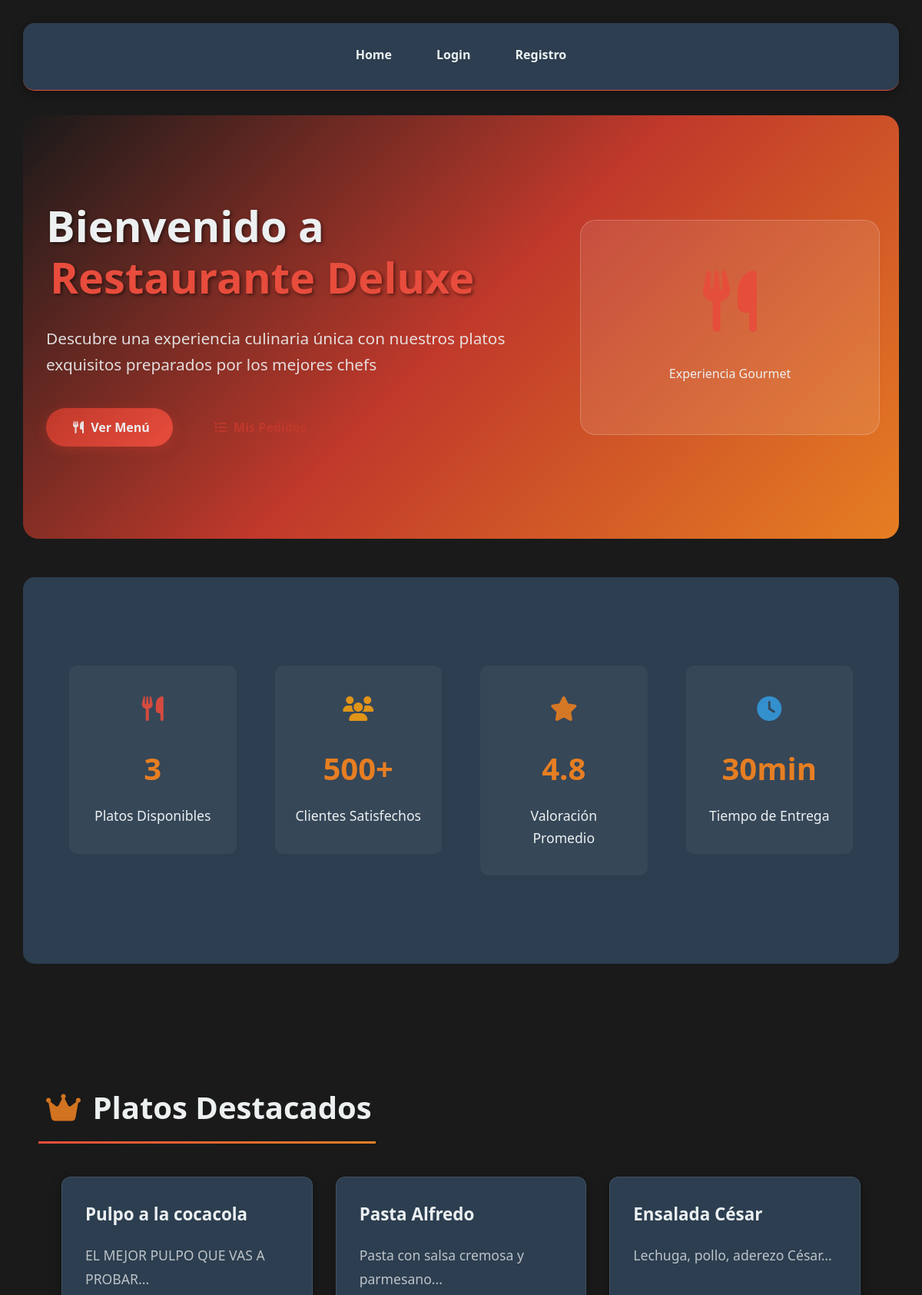
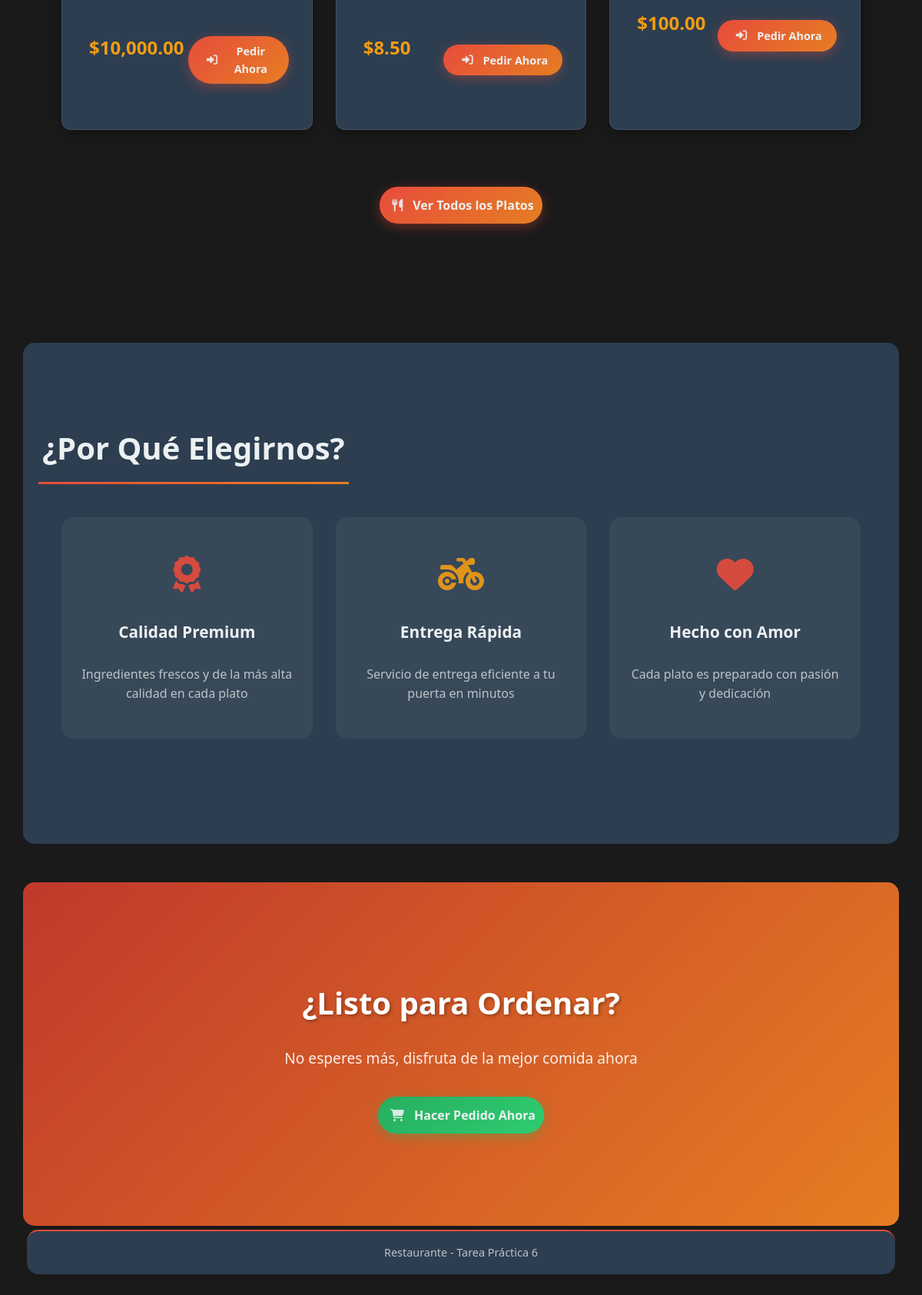
The page / on the database its author committed (2 pictures, top to bottom).
### tables this page shows
CREATE TABLE `dishes` (
  `id` int(11) NOT NULL,
  `name` varchar(50) NOT NULL,
  `description` text DEFAULT NULL,
  `price` decimal(10,2) NOT NULL,
  `created_at` timestamp NOT NULL DEFAULT current_timestamp()
);

### app/controllers/BaseController.php (called while the page is built, shortened)
<?php
require_once __DIR__ . '/../autoload.php';
class BaseController {
    protected function view($path, $data = []) {
        extract($data);
        require __DIR__ . '/../../views/layouts/header.php';
        require __DIR__ . '/../../views/' . $path . '.php';
        require __DIR__ . '/../../views/layouts/footer.php';
    }
}

### app/controllers/HomeController.php (called while the page is built, shortened)
<?php
class HomeController extends BaseController {
    public function index(){
        $dishModel = new Dish();
        $dishes = $dishModel->all();
        $featuredDishes = array_slice($dishes, 0, 6);
        $this->view('home', [
            'featuredDishes' => $featuredDishes,
            'totalDishes' => count($dishes)
        ]);
    }
}

### app/autoload.php (called while the page is built, shortened)
<?php
spl_autoload_register(function ($className) {
    $className = str_replace('\\', DIRECTORY_SEPARATOR, $className);
    $classMap = [
        'SessionManager' => __DIR__ . '/core/SessionManager.php',
        'Model' => __DIR__ . '/models/Model.php',
        'User' => __DIR__ . '/models/User.php',
        'Dish' => __DIR__ . '/models/Dish.php',
        'Order' => __DIR__ . '/models/Order.php',
        'Comment' => __DIR__ . '/models/Comment.php',
        'Role' => __DIR__ . '/models/Role.php',
        'BaseController' => __DIR__ . '/controllers/BaseController.php',
        'AuthController' => __DIR__ . '/controllers/AuthController.php',
        'DishesController' => __DIR__ . '/controllers/DishesController.php',
        'OrdersController' => __DIR__ . '/controllers/OrdersController.php',
        'CommentsController' => __DIR__ . '/controllers/CommentsController.php',
        'DashboardController' => __DIR__ . '/controllers/DashboardController.php',
        'UserController' => __DIR__ . '/controllers/UserController.php'
    ];
    if (isset($classMap[$className])) {
        if (file_exists($classMap[$className])) {
            return;
        }
    }
    $paths = [
        __DIR__ . '/models/' . $className . '.php',
        __DIR__ . '/controllers/' . $className . '.php',
        __DIR__ . '/core/' . $className . '.php'
    ];
    foreach ($paths as $path) {
        if (file_exists($path)) {
            return;
        }
    }
});

### app/models/Model.php (called while the page is built, shortened)
<?php
abstract class Model {
    public function __construct() {
        $this->conn = $this->getConnection();
    }
    protected function getConnection() {
        $conn = new mysqli("localhost", "root", "", "restaurante");
        $conn->set_charset('utf8mb4');
        return $conn;
    }
}

### app/models/Dish.php (called while the page is built, shortened)
<?php
 require_once 'Model.php';
 class Dish extends Model {
 public function all(){
        $res = $this->conn->query("SELECT * FROM dishes ORDER BY created_at
DESC");
        return $res->fetch_all(MYSQLI_ASSOC);
    }
 }

### app/core/SessionManager.php (called while the page is built, shortened)
<?php
class SessionManager {
    public static function get($key, $default = null) {
        return isset($_SESSION[$key]) ? $_SESSION[$key] : $default;
    }
}

### views/home.php (the view, shortened to what this page needs)
<!DOCTYPE html>
<html lang="es">
<head>
    <link rel="stylesheet" href="https://cdnjs.cloudflare.com/ajax/libs/font-awesome/6.4.0/css/all.min.css">
</head>
<body>
    <div class="home-page fade-in">
        <div class="particles">
        </div>
        <section class="hero-section">
            <div class="hero-content">
                <div class="hero-text slide-in-up">
                    <h1 class="hero-title">Bienvenido a <span class="text-primary">Restaurante Deluxe</span></h1>
                    <p class="hero-subtitle">
                        Descubre una experiencia culinaria única con nuestros platos exquisitos preparados por los mejores chefs
                    </p>
                    <div class="hero-buttons">
                        <a href="index.php?action=dishes" class="btn btn-danger btn-lg">
                            <i class="fas fa-utensils"></i> Ver Menú
                        </a>
                        <a href="index.php?action=orders" class="btn btn-outline-danger btn-lg">
                            <i class="fas fa-list"></i> Mis Pedidos
                        </a>
                    </div>
                </div>
                <div class="hero-image">
                    <div class="hero-placeholder float-animation">
                        <i class="fas fa-utensils fa-5x text-primary"></i>
                        <p class="mt-4">Experiencia Gourmet</p>
                    </div>
                </div>
            </div>
        </section>
        <section class="stats-section">
            <div class="container">
                <div class="row text-center">
                    <div class="col-md-3">
                        <div class="stat-item slide-in-up" style="animation-delay: 0.1s;">
                            <div class="stat-icon">
                                <i class="fas fa-utensils fa-2x text-primary"></i>
                            </div>
                            <div class="stat-number"><?= htmlspecialchars($totalDishes ?? '120') ?></div>
                            <div class="stat-label">Platos Disponibles</div>
                        </div>
                    </div>
                    <div class="col-md-3">
                        <div class="stat-item slide-in-up" style="animation-delay: 0.2s;">
                            <div class="stat-icon">
                                <i class="fas fa-users fa-2x text-success"></i>
                            </div>
                            <div class="stat-number">500+</div>
                            <div class="stat-label">Clientes Satisfechos</div>
                        </div>
                    </div>
                    <div class="col-md-3">
                        <div class="stat-item slide-in-up" style="animation-delay: 0.3s;">
                            <div class="stat-icon">
                                <i class="fas fa-star fa-2x text-warning"></i>
                            </div>
                            <div class="stat-number">4.8</div>
                            <div class="stat-label">Valoración Promedio</div>
                        </div>
                    </div>
                    <div class="col-md-3">
                        <div class="stat-item slide-in-up" style="animation-delay: 0.4s;">
                            <div class="stat-icon">
                                <i class="fas fa-clock fa-2x text-info"></i>
                            </div>
                            <div class="stat-number">30min</div>
                            <div class="stat-label">Tiempo de Entrega</div>
                        </div>
                    </div>
                </div>
            </div>
        </section>
    <?php if(!empty($featuredDishes)): ?>
    <section class="featured-section">
        <div class="container">
            <h2 class="section-title text-center mb-5">
                <i class="fas fa-crown text-warning"></i>
                Platos Destacados
            </h2>
            <div class="row">
                <?php foreach($featuredDishes as $dish): ?>
                    <div class="col-md-4 mb-4">
                        <div class="dish-card">
                            <div class="dish-content">
                                <h4 class="dish-title"><?= htmlspecialchars($dish['name']) ?></h4>
                                <p class="dish-description"><?= htmlspecialchars(substr($dish['description'], 0, 100)) ?>...</p>
                                <div class="dish-footer">
                                    <span class="dish-price">$<?= number_format($dish['price'], 2) ?></span>
                                    <?php if(SessionManager::get('user_id')): ?>
                                        <a href="index.php?action=dish&id=<?= htmlspecialchars($dish['id']) ?>" class="btn btn-primary btn-sm">
                                            <i class="fas fa-eye"></i> Ver Detalles
                                        </a>
                                    <?php else: ?>
                                        <a href="index.php?action=login" class="btn btn-primary btn-sm">
                                            <i class="fas fa-sign-in-alt"></i> Pedir Ahora
                                        </a>
                                    <?php endif; ?>
                                </div>
                            </div>
                        </div>
                    </div>
                <?php endforeach; ?>
            </div>
            <div class="text-center mt-4">
                <a href="index.php?action=dishes" class="btn btn-primary">
                    <i class="fas fa-utensils"></i> Ver Todos los Platos
                </a>
            </div>
        </div>
    </section>
    <?php endif; ?>
        <section class="features-section">
            <div class="container">
                <h2 class="section-title text-center mb-5">¿Por Qué Elegirnos?</h2>
                <div class="row">
                    <div class="col-md-4 text-center mb-4">
                        <div class="feature-item">
                            <div class="feature-icon">
                                <i class="fas fa-award fa-3x text-primary"></i>
                            </div>
                            <h4>Calidad Premium</h4>
                            <p>Ingredientes frescos y de la más alta calidad en cada plato</p>
                        </div>
                    </div>
                    <div class="col-md-4 text-center mb-4">
                        <div class="feature-item">
                            <div class="feature-icon">
                                <i class="fas fa-motorcycle fa-3x text-success"></i>
                            </div>
                            <h4>Entrega Rápida</h4>
                            <p>Servicio de entrega eficiente a tu puerta en minutos</p>
                        </div>
                    </div>
                    <div class="col-md-4 text-center mb-4">
                        <div class="feature-item">
                            <div class="feature-icon">
                                <i class="fas fa-heart fa-3x text-danger"></i>
                            </div>
                            <h4>Hecho con Amor</h4>
                            <p>Cada plato es preparado con pasión y dedicación</p>
                        </div>
                    </div>
                </div>
            </div>
        </section>
        <section class="cta-section">
            <div class="container text-center">
                <h2 class="cta-title">¿Listo para Ordenar?</h2>
                <p class="cta-subtitle">No esperes más, disfruta de la mejor comida ahora</p>
                <a href="index.php?action=order_create" class="btn btn-success btn-lg">
                    <i class="fas fa-shopping-cart"></i> Hacer Pedido Ahora
                </a>
            </div>
        </section>
    </div>
</body>
</html>

### assets/css/styles.css (style rules this page uses)
:root { --rojo-primario: #e74c3c; --rojo-oscuro: #c0392b; --naranja-principal: #e67e22; --naranja-claro: #f39c12; --negro: #1a1a1a; --negro-claro: #2c3e50; --gris-oscuro: #34495e; --blanco: #ecf0f1; --gris-texto: #bdc3c7; }
* { margin: 0; padding: 5px; box-sizing: border-box; border-radius: 15px; }
body { font-family: 'Segoe UI', Tahoma, Geneva, Verdana, sans-serif; line-height: 1.6; color: var(--blanco); background-color: var(--negro); }
.container { max-width: 1200px; margin: 0 auto; padding: 20px; }
.btn { display: inline-flex; align-items: center; gap: 0.5rem; padding: 11px; border: none; border-radius: 50px; text-decoration: none; font-weight: 600; cursor: pointer; transition: all 0.3s ease; font-size: 1rem; text-align: center; justify-content: center; }
.btn-primary { background: linear-gradient(135deg, var(--rojo-primario) 0%, var(--naranja-principal) 100%); color: var(--blanco); box-shadow: 0 4px 15px rgba(231, 76, 60, 0.4); }
.btn-success { background: linear-gradient(135deg, #27ae60 0%, #2ecc71 100%); color: var(--blanco); box-shadow: 0 4px 15px rgba(39, 174, 96, 0.4); }
.btn-danger { background: linear-gradient(135deg, var(--rojo-oscuro) 0%, var(--rojo-primario) 100%); color: var(--blanco); box-shadow: 0 4px 15px rgba(192, 57, 43, 0.4); }
.btn-outline-danger { background: transparent; border: 2px solid var(--rojo-oscuro); color: var(--rojo-oscuro); }
.btn-sm { padding: 0.5rem 1.2rem; font-size: 0.9rem; }
.dish-card { background: var(--negro-claro); size: max-content; border-radius: 12px; box-shadow: 0 4px 15px rgba(0,0,0,0.3); transition: transform 0.3s ease, box-shadow 0.3s ease; border: 1px solid rgba(255, 255, 255, 0.1); }
.dish-description { font-size: 1.1rem; line-height: 1.8; margin-bottom: 2rem; color: var(--gris-texto); }
.dish-price { font-size: 1.5rem; margin-bottom: 2rem; }
.fade-in { animation: fadeIn 0.5s ease-out; }
.text-center { text-align: center; }
.mb-4 { margin-bottom: 2rem; }
.mt-4 { margin-top: 2rem; }
.text-primary { color: var(--rojo-primario) !important; }
.text-success { color: var(--naranja-claro) !important; }
.text-warning { color: var(--naranja-principal) !important; }
.text-info { color: #3498db !important; }
.text-danger { color: var(--rojo-primario) !important; }
.fa-utensils, .fa-clock, .fa-trash, .fa-arrow-left, .fa-comments, .fa-edit, .fa-save, .fa-times, .fa-comment, .fa-info-circle, .fa-list, .fa-crown, .fa-eye, .fa-sign-in-alt, .fa-user-plus, .fa-shopping-cart, .fa-award, .fa-motorcycle, .fa-heart, .fa-star, .fa-users { opacity: 0.9; }

### rows shown on the page
dishes: name "Pulpo a la cocacola", description "EL MEJOR PULPO QUE VAS A PROBAR", price "10,000.00"
dishes: name "Pasta Alfredo", description "Pasta con salsa cremosa y parmesano", price "8.50"
dishes: name "Ensalada César", description "Lechuga, pollo, aderezo César", price "100.00"

### other values the page prints
$totalDishes "3"
